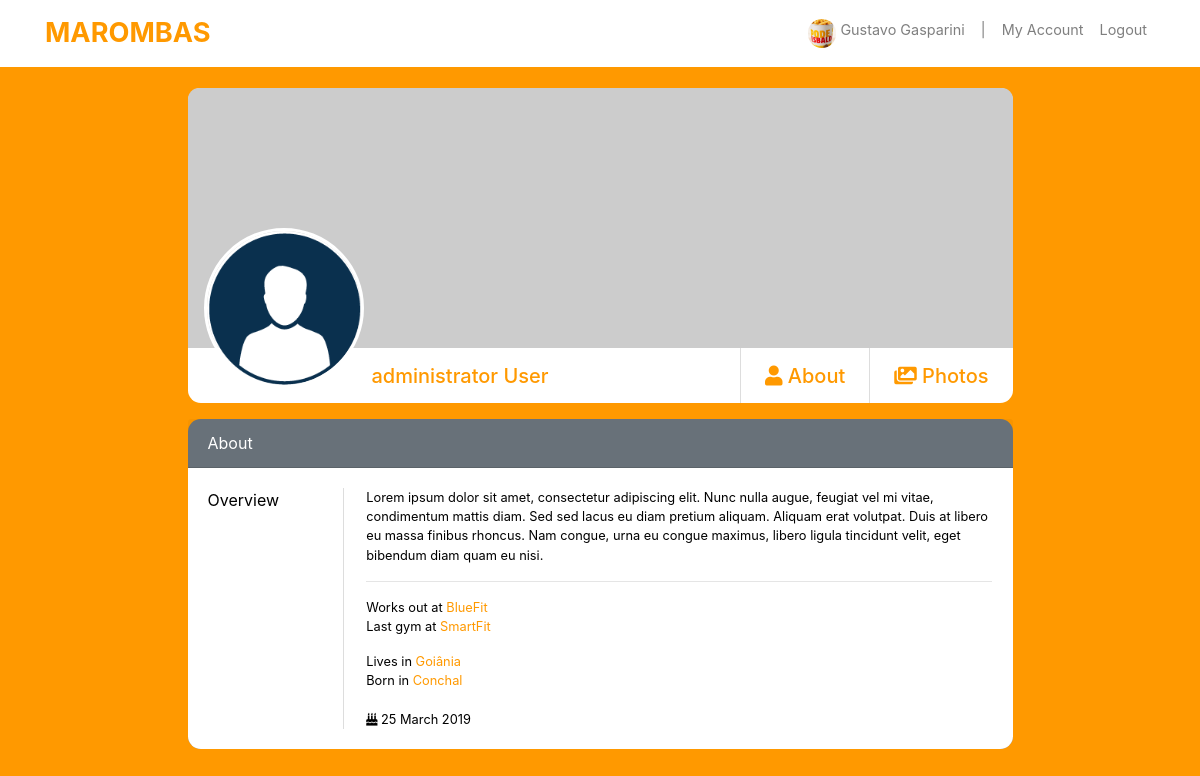
The page /profile/1/about/ (signed in) on the database its author committed.
### accounts/models.py (models this page shows)
class User(AbstractBaseUser, PermissionsMixin):
    first_name = models.CharField('First Name', max_length=50)
    last_name = models.CharField('Last Name', max_length=50)
    username = models.CharField('Username', max_length=60, unique=True)
    email = models.EmailField('E-mail', unique=True)
    birth_date = models.DateField('Birth Date', auto_now=False, null=True)
    description = models.TextField('Description', null=True, blank=True)
    description_card = models.TextField('Brief Description', null=True, blank=True)
    Prof_pic = models.ImageField('Profile Picture', upload_to='user_prof_pic', null=True, blank=True)
    album_photos = models.ImageField('Album photos', upload_to='album_photos', null=True, blank=True)
    cover_image = models.ImageField('Cover Image', upload_to='cover_pics', null=True, blank=True)
    date_joined = models.DateTimeField('Date joined', auto_now_add=True)
    works_out = models.CharField('Works out at', max_length=60)
    last_gym = models.CharField('Last Gym', max_length=60, default='last gym')
    city = models.CharField('Lives in', max_length=60)
    hometown = models.CharField('Hometown', max_length=60)
    is_active = models.BooleanField(default=True)
    is_admin = models.BooleanField(default=False)
    is_staff = models.BooleanField(default=False)
    USERNAME_FIELD = 'email'
    REQUIRED_FIELDS = ['username',]
    object = UserManager()
    class Meta:
        verbose_name = 'User'
        verbose_name_plural = 'Users'
    def __str__(self):
        return f"{self.first_name} {self.last_name}" or self.username

### accounts/views.py (the view)
# urls.py: path('<int:pk>/about/', views.about_page, name='about'),
@login_required
def about_page(request, pk):
    one_user = get_object_or_404(User, pk=pk)
    context = {'one_user': one_user}
    return render(request, 'accounts/about.html', context)

### accounts/context_processors.py (called while the page is built)
def user_list(request):
    latest_users = User.object.order_by('-date_joined')[:6]
    return {'user_list': latest_users}

### accounts/templates/accounts/about.html (shortened to what this page needs)
{% extends "base_profile.html" %}
{% load static %}
{% block content %}
    <div class="row d-flex justify-content-center">
        <div class="col-md-1"></div>
        <div class="col-md-9">
            <div class="card mb-3">
                <div class="wrapper">
                    {% if one_user.cover_image %}
                        <img src="{{ one_user.cover_image.url }}" class="card-img-top round-top-img">
                    {% else %}
                        <img src="https://dummyimage.com/600x400/707070/ffffff&text=image+cover" class="card-img-top round-top-img">
                    {% endif %}
                </div>
                <div class="card-body title-name">
                    <a href="{% url 'accounts:profile' one_user.pk %}">
                        {% if one_user.Prof_pic %}
                            <img src="{{ one_user.Prof_pic.url }}" class="prof_main_pic_card float-left mr-2 ml-3 mb-2">
                        {% else %}
                            <img src="{% static 'img/download.png' %}" class="prof_main_pic_card float-left mr-2 ml-3 mb-2">
                        {% endif %}
                    </a>
                    <a href="{% url 'accounts:profile' one_user.pk %}" class="link-color float-left"><h5 class="card-title mt-3">{{ one_user.first_name }} {{ one_user.last_name }}</h5></a>
                    <a href="{% url 'accounts:photos' one_user.pk %}" class="link-color float-right"><h5 class="card-title mr-4 mt-3"><i class="fas fa-images"></i> Photos</h5></a>
                    <a href="{% url 'accounts:about' one_user.pk %}" class="link-color float-right"><h5 class="card-title mr-4 mt-3"><i class="fas fa-user"></i> About</h5></a>
                </div>
            </div>
        </div>
        <div class="col-md-1"></div>
    </div>
    <div class="row d-flex justify-content-center">
        <div class="col-md-9">
            <div class="card text-white bg-secondary mb-3">
                <div class="card-header">
                    About
                </div>
                <div class="card-body profiles-card">
                    <div class="row">
                        <div class="col-md-2">
                            Overview
                        </div>
                        <div class="col-md-1">
                            <div class="vl-card"></div>
                        </div>
                        <div class="col-md-9">
                            <p class="card-text margin-card">{{ one_user.description }}</p>
                            <hr class="margin-card">
                            <p class="card-text margin-card">
                                Works out at <a href="https://bluefit.com.br/" target="_blank" class="link-color">{{ one_user.works_out }}</a> <br>
                                Last gym at <a href="https://www.smartfit.com.br/" target="_blank" class="link-color">{{ one_user.last_gym }}</a>
                            </p>
                            <p class="card-text margin-card">
                                Lives in <a href="http://www.capital.sp.gov.br/" target="_blank" class="link-color">{{ one_user.city }}</a> <br>
                                Born in <a href="http://www.conchal.sp.gov.br/source/index.jsp" target="_blank" class="link-color">{{ one_user.hometown }}</a> <br><br>
                                <i class="fas fa-birthday-cake"></i> {{ one_user.birth_date|date:"d F Y" }}
                            </p>
                        </div>
                    </div>
                </div>
            </div>
        </div>
    </div>
{% endblock %}

### core/templates/base_profile.html (shortened to what this page needs)
<!DOCTYPE html>
{% load static %}
<html lang="en">
    <head>
        <link rel="stylesheet" href="https://stackpath.bootstrapcdn.com/bootstrap/4.3.1/css/bootstrap.min.css">
        <link rel="stylesheet" href="https://use.fontawesome.com/releases/v5.7.2/css/all.css">
        <link rel="stylesheet" href="{% static 'css/base_style.css' %}">
    </head>
    <body>
        <nav class="navbar fixed-top navbar-expand-lg navbar-light bg-light">
            <div class="container">
                <a class="navbar-brand" href="{% url 'index' %}">MAROMBAS</a>
                <div class="collapse navbar-collapse" id="navbarNav">
                    <ul class="navbar-nav ml-auto">
                        <li class="nav-item normal-li">
                            <a href="{% url 'accounts:profile' user.pk %}" class="nav-link">
                                {% if user.Prof_pic %}
                                    <img src="{{ user.Prof_pic.url }}" class="prof_pic d-inline-block align-top mr-1">{{ user }}
                                {% else %}
                                    <img src="{% static 'img/download.png' %}" class="prof_pic d-inline-block align-top mr-1">{{ user }}
                                {% endif %}
                            </a>
                        </li>
                        <li class="nav-item normal-li">
                            <span class="nav-link">|</span>
                        </li>
                        <li class="nav-item normal-li">
                            <a href="{% url 'accounts:my_account' user.pk %}" class="nav-link">My Account</a>
                        </li>
                        <li class="nav-item normal-li">
                            <a href="{% url 'logout' %}" class="nav-link">Logout</a>
                        </li>
                    </ul>
                </div>
            </div>
        </nav>
        <div class="container">
            {% block content %}
            {% endblock %}
        </div>
    </body>
</html>

### core/static/css/base_style.css (style rules this page uses)
body { background-color: #FF9900; }
.bg-light { background-color: #fff !important; }
.navbar-nav { font-size: 0.9rem; }
.navbar-light .navbar-brand { color: #FF9900; font-weight: bold; font-size: 1.7em; }
.prof_pic { border-radius: 50%; width: 1.8rem; height: 1.8rem; object-fit: cover; }
.prof_main_pic_card { border-radius: 50%; width: 10rem; height: 10rem; object-fit: cover; margin: -120px 0px 0px 0px; border: 3px solid white; }
.card { border: none; border-radius: 0.8rem; }
.card-text { font-size: 0.8rem; }
.link-color { color: #FF9900; }
.profiles-card { background-color: white; color: black; border-bottom-left-radius: 0.8rem; border-bottom-right-radius: 0.8rem; }
.round-top-img { height: 260px; object-fit: cover; border-top-left-radius: 0.7rem; border-top-right-radius: 0.7rem; }
.wrapper { height: 260px; width: 100%; }
.title-name { padding: 0; }
.vl-card { border-left: 1px solid #dddddd; height: 100%; }
.margin-card { margin-left: -45px; }
li, .help-block { color: #6c757d; font-size: 0.75rem; }
.normal-li { font-size: 0.9rem; }

### rows shown on the page
User: Prof_pic (picture), first_name+last_name "Gustavo Gasparini"
User: first_name "administrator", last_name "User", description "Lorem ipsum dolor sit amet, consectetur adipiscing elit. Nunc nulla augue, feugiat vel mi vitae, condimentum mattis diam. Sed sed lacus eu diam pretium aliquam. Aliquam erat volutpat. Duis at libero eu massa finibus rhoncus. Nam congue, urna eu congue maximus, libero ligula tincidunt velit, eget bibendum diam quam eu nisi.", works_out "BlueFit", last_gym "SmartFit", city "Goiânia", hometown "Conchal", birth_date "25 March 2019"
